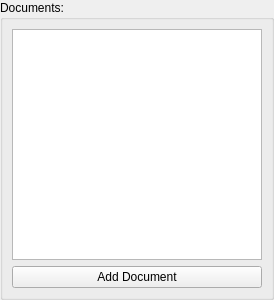
<?xml version="1.0" encoding="UTF-8"?>
<ui version="4.0">
 <class>DocumentListWidget</class>
 <widget class="QWidget" name="DocumentListWidget">
  <property name="geometry">
   <rect>
    <x>0</x>
    <y>0</y>
    <width>274</width>
    <height>300</height>
   </rect>
  </property>
  <property name="windowTitle">
   <string>Form</string>
  </property>
  <layout class="QVBoxLayout" name="verticalLayout">
   <property name="leftMargin">
    <number>0</number>
   </property>
   <property name="topMargin">
    <number>0</number>
   </property>
   <property name="rightMargin">
    <number>0</number>
   </property>
   <property name="bottomMargin">
    <number>0</number>
   </property>
   <item>
    <widget class="QGroupBox" name="group">
     <property name="title">
      <string>Documents:</string>
     </property>
     <layout class="QVBoxLayout" name="verticalLayout_2">
      <item>
       <widget class="QListWidget" name="documents">
        <property name="sizePolicy">
         <sizepolicy hsizetype="Expanding" vsizetype="Expanding">
          <horstretch>0</horstretch>
          <verstretch>0</verstretch>
         </sizepolicy>
        </property>
        <property name="editTriggers">
         <set>QAbstractItemView::EditKeyPressed|QAbstractItemView::SelectedClicked</set>
        </property>
        <property name="alternatingRowColors">
         <bool>true</bool>
        </property>
       </widget>
      </item>
      <item>
       <widget class="QPushButton" name="add">
        <property name="text">
         <string>Add Document</string>
        </property>
       </widget>
      </item>
     </layout>
    </widget>
   </item>
  </layout>
 </widget>
 <resources/>
 <connections/>
</ui>
